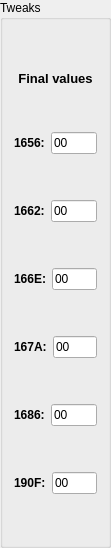
         <widget class="QGroupBox" name="groupBox_2">
          <property name="maximumSize">
           <size>
            <width>111</width>
            <height>16777215</height>
           </size>
          </property>
          <property name="title">
           <string>Tweaks</string>
          </property>
          <layout class="QGridLayout" name="gridLayout_7">
           <item row="0" column="0">
            <layout class="QVBoxLayout" name="verticalLayout">
             <item>
              <spacer name="verticalSpacer_7">
               <property name="orientation">
                <enum>Qt::Orientation::Vertical</enum>
               </property>
               <property name="sizeHint" stdset="0">
                <size>
                 <width>20</width>
                 <height>40</height>
                </size>
               </property>
              </spacer>
             </item>
             <item>
              <widget class="QLabel" name="label_9">
               <property name="text">
                <string>&lt;html&gt;&lt;head/&gt;&lt;body&gt;&lt;p align=&quot;center&quot;&gt;&lt;span style=&quot; font-size:10pt; font-weight:600;&quot;&gt;Final values&lt;/span&gt;&lt;/p&gt;&lt;/body&gt;&lt;/html&gt;</string>
               </property>
              </widget>
             </item>
             <item>
              <spacer name="verticalSpacer_6">
               <property name="orientation">
                <enum>Qt::Orientation::Vertical</enum>
               </property>
               <property name="sizeHint" stdset="0">
                <size>
                 <width>20</width>
                 <height>40</height>
                </size>
               </property>
              </spacer>
             </item>
             <item>
              <layout class="QHBoxLayout" name="horizontalLayout_4">
               <item>
                <widget class="QLabel" name="label_7">
                 <property name="text">
                  <string>&lt;html&gt;&lt;head/&gt;&lt;body&gt;&lt;p&gt;&lt;span style=&quot; font-weight:600;&quot;&gt;1656:&lt;/span&gt;&lt;/p&gt;&lt;/body&gt;&lt;/html&gt;</string>
                 </property>
                </widget>
               </item>
               <item>
                <widget class="QLineEdit" name="lineEdit1656">
                 <property name="maximumSize">
                  <size>
                   <width>50</width>
                   <height>16777215</height>
                  </size>
                 </property>
                 <property name="text">
                  <string>00</string>
                 </property>
                </widget>
               </item>
              </layout>
             </item>
             <item>
              <spacer name="verticalSpacer">
               <property name="orientation">
                <enum>Qt::Orientation::Vertical</enum>
               </property>
               <property name="sizeHint" stdset="0">
                <size>
                 <width>20</width>
                 <height>40</height>
                </size>
               </property>
              </spacer>
             </item>
             <item>
              <layout class="QHBoxLayout" name="horizontalLayout_9">
               <item>
                <widget class="QLabel" name="label_8">
                 <property name="text">
                  <string>&lt;html&gt;&lt;head/&gt;&lt;body&gt;&lt;p&gt;&lt;span style=&quot; font-weight:600;&quot;&gt;1662:&lt;/span&gt;&lt;/p&gt;&lt;/body&gt;&lt;/html&gt;</string>
                 </property>
                </widget>
               </item>
               <item>
                <widget class="QLineEdit" name="lineEdit1662">
                 <property name="maximumSize">
                  <size>
                   <width>50</width>
                   <height>16777215</height>
                  </size>
                 </property>
                 <property name="text">
                  <string>00</string>
                 </property>
                </widget>
               </item>
              </layout>
             </item>
             <item>
              <spacer name="verticalSpacer_2">
               <property name="orientation">
                <enum>Qt::Orientation::Vertical</enum>
               </property>
               <property name="sizeHint" stdset="0">
                <size>
                 <width>20</width>
                 <height>40</height>
                </size>
               </property>
              </spacer>
             </item>
             <item>
              <layout class="QHBoxLayout" name="horizontalLayout_8">
               <item>
                <widget class="QLabel" name="label_4">
                 <property name="text">
                  <string>&lt;html&gt;&lt;head/&gt;&lt;body&gt;&lt;p&gt;&lt;span style=&quot; font-weight:600;&quot;&gt;166E:&lt;/span&gt;&lt;/p&gt;&lt;/body&gt;&lt;/html&gt;</string>
                 </property>
                </widget>
               </item>
               <item>
                <widget class="QLineEdit" name="lineEdit166E">
                 <property name="maximumSize">
                  <size>
                   <width>51</width>
                   <height>16777215</height>
                  </size>
                 </property>
                 <property name="text">
                  <string>00</string>
                 </property>
                </widget>
               </item>
              </layout>
             </item>
             <item>
              <spacer name="verticalSpacer_3">
               <property name="orientation">
                <enum>Qt::Orientation::Vertical</enum>
               </property>
               <property name="sizeHint" stdset="0">
                <size>
                 <width>20</width>
                 <height>40</height>
                </size>
               </property>
              </spacer>
             </item>
             <item>
              <layout class="QHBoxLayout" name="horizontalLayout_7">
               <item>
                <widget class="QLabel" name="label_6">
                 <property name="text">
                  <string>&lt;html&gt;&lt;head/&gt;&lt;body&gt;&lt;p&gt;&lt;span style=&quot; font-weight:600;&quot;&gt;167A:&lt;/span&gt;&lt;/p&gt;&lt;/body&gt;&lt;/html&gt;</string>
                 </property>
                </widget>
               </item>
               <item>
                <widget class="QLineEdit" name="lineEdit167a">
                 <property name="maximumSize">
                  <size>
                   <width>49</width>
                   <height>16777215</height>
                  </size>
                 </property>
                 <property name="text">
                  <string>00</string>
                 </property>
                </widget>
               </item>
              </layout>
             </item>
             <item>
              <spacer name="verticalSpacer_4">
               <property name="orientation">
                <enum>Qt::Orientation::Vertical</enum>
               </property>
               <property name="sizeHint" stdset="0">
                <size>
                 <width>20</width>
                 <height>40</height>
                </size>
               </property>
              </spacer>
             </item>
             <item>
              <layout class="QHBoxLayout" name="horizontalLayout_6">
               <item>
                <widget class="QLabel" name="label_5">
                 <property name="text">
                  <string>&lt;html&gt;&lt;head/&gt;&lt;body&gt;&lt;p&gt;&lt;span style=&quot; font-weight:600;&quot;&gt;1686:&lt;/span&gt;&lt;/p&gt;&lt;/body&gt;&lt;/html&gt;</string>
                 </property>
                </widget>
               </item>
               <item>
                <widget class="QLineEdit" name="lineEdit1686">
                 <property name="maximumSize">
                  <size>
                   <width>50</width>
                   <height>16777215</height>
                  </size>
                 </property>
                 <property name="text">
                  <string>00</string>
                 </property>
                </widget>
               </item>
              </layout>
             </item>
             <item>
              <spacer name="verticalSpacer_5">
               <property name="orientation">
                <enum>Qt::Orientation::Vertical</enum>
               </property>
               <property name="sizeHint" stdset="0">
                <size>
                 <width>20</width>
                 <height>40</height>
                </size>
               </property>
              </spacer>
             </item>
             <item>
              <layout class="QHBoxLayout" name="horizontalLayout_5">
               <item>
                <widget class="QLabel" name="label_3">
                 <property name="text">
                  <string>&lt;html&gt;&lt;head/&gt;&lt;body&gt;&lt;p&gt;&lt;span style=&quot; font-weight:600;&quot;&gt;190F:&lt;/span&gt;&lt;/p&gt;&lt;/body&gt;&lt;/html&gt;</string>
                 </property>
                </widget>
               </item>
               <item>
                <widget class="QLineEdit" name="lineEdit190f">
                 <property name="maximumSize">
                  <size>
                   <width>51</width>
                   <height>16777215</height>
                  </size>
                 </property>
                 <property name="text">
                  <string>00</string>
                 </property>
                </widget>
               </item>
              </layout>
             </item>
             <item>
              <spacer name="verticalSpacer_8">
               <property name="orientation">
                <enum>Qt::Orientation::Vertical</enum>
               </property>
               <property name="sizeHint" stdset="0">
                <size>
                 <width>20</width>
                 <height>40</height>
                </size>
               </property>
              </spacer>
             </item>
            </layout>
           </item>
          </layout>
         </widget>
